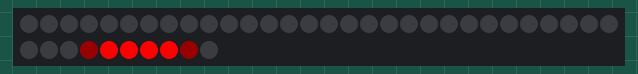
Simulated run of this sketch. Board: Arduino Uno, built with avr-gcc and run on an emulated ATmega328P. Shown: 40 RGB LEDs in strip order, left to right, continuing on the next row.

Above: at 0.5 s.
At 1.0 s:
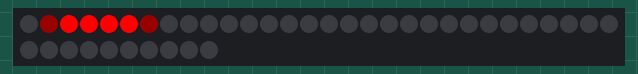

The sketch:

Cylon.ino
```cpp
#include "FastLED.h"
#define NUM_LEDS 40
CRGB leds[NUM_LEDS];
#define PIN 2

void setup()
{
    FastLED.addLeds<WS2812B, PIN, GRB>(leds, NUM_LEDS).setCorrection(TypicalLEDStrip);
}

// *** REPLACE FROM HERE ***
void loop()
{
    CylonBounce(0xff, 0, 0, 4, 10, 50);
}

void CylonBounce(byte red, byte green, byte blue, int EyeSize, int SpeedDelay, int ReturnDelay)
{

    for (int i = 0; i < NUM_LEDS - EyeSize - 2; i++)
    {
        setAll(0, 0, 0);
        setPixel(i, red / 10, green / 10, blue / 10);
        for (int j = 1; j <= EyeSize; j++)
        {
            setPixel(i + j, red, green, blue);
        }
        setPixel(i + EyeSize + 1, red / 10, green / 10, blue / 10);
        showStrip();
        pause(SpeedDelay);
    }

    pause(ReturnDelay);

    for (int i = NUM_LEDS - EyeSize - 2; i > 0; i--)
    {
        setAll(0, 0, 0);
        setPixel(i, red / 10, green / 10, blue / 10);
        for (int j = 1; j <= EyeSize; j++)
        {
            setPixel(i + j, red, green, blue);
        }
        setPixel(i + EyeSize + 1, red / 10, green / 10, blue / 10);
        showStrip();
        pause(SpeedDelay);
    }

    pause(ReturnDelay);
}
// *** REPLACE TO HERE ***

void showStrip()
{
#ifdef ADAFRUIT_NEOPIXEL_H
    // NeoPixel
    strip.show();
#endif
#ifndef ADAFRUIT_NEOPIXEL_H
    // FastLED
    FastLED.show();
#endif
}

void setPixel(int Pixel, byte red, byte green, byte blue)
{
#ifdef ADAFRUIT_NEOPIXEL_H
    // NeoPixel
    strip.setPixelColor(Pixel, strip.Color(red, green, blue));
#endif
#ifndef ADAFRUIT_NEOPIXEL_H
    // FastLED
    leds[Pixel].r = red;
    leds[Pixel].g = green;
    leds[Pixel].b = blue;
#endif
}

void pause(unsigned long period)
{
    unsigned long time_now = millis();
    while (millis() < time_now + period)
    {
        //wait approx. [period] ms
    }
}

void setAll(byte red, byte green, byte blue)
{
    for (int i = 0; i < NUM_LEDS; i++)
    {
        setPixel(i, red, green, blue);
    }
    showStrip();
}
```

Measured:
- what the display in image 1 shows lasts 0.5 s, from 1.0 s to 1.5 s
